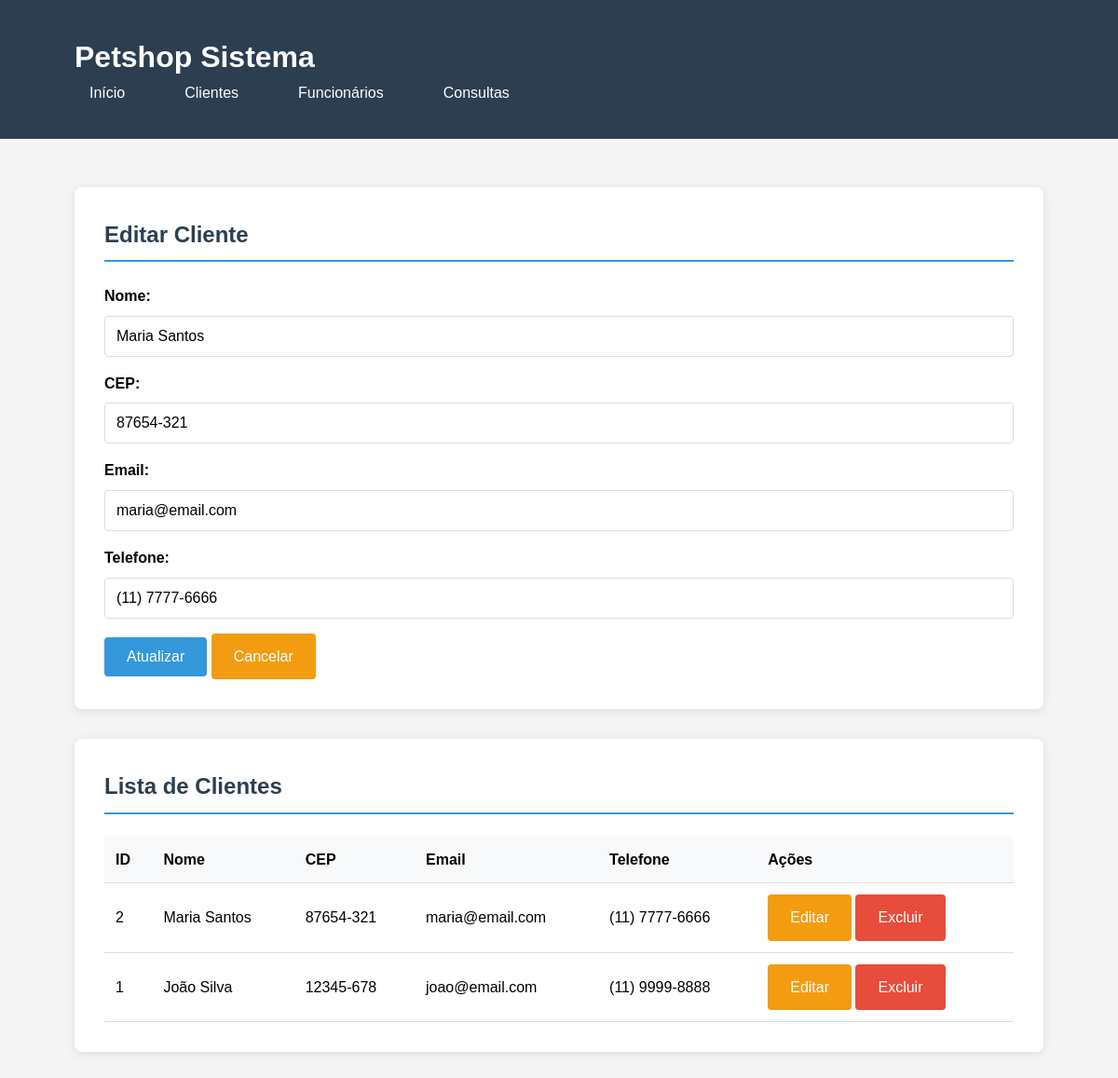
The page /clientes.php?editar=2 on the database its author committed.
### tables this page shows
CREATE TABLE clientes (
    id INT AUTO_INCREMENT PRIMARY KEY,
    nome VARCHAR(100) NOT NULL,
    cep VARCHAR(10) NOT NULL,
    email VARCHAR(100) NOT NULL,
    telefone VARCHAR(20) NOT NULL,
    data_cadastro TIMESTAMP DEFAULT CURRENT_TIMESTAMP
);

### cliente.php (called while the page is built, shortened)
<?php
class Cliente
{
    private $conn;
    private $table_name = "clientes";
    public $id;
    public function __construct($db)
    {
        $this->conn = $db;
    }
    public function ler()
    {
        $query = "SELECT * FROM " . $this->table_name . " ORDER BY id DESC";
        $stmt = $this->conn->prepare($query);
        $stmt->execute();
        return $stmt;
    }
    public function lerUm()
    {
        $query = "SELECT * FROM " . $this->table_name . " WHERE id = ? LIMIT 0,1";
        $stmt = $this->conn->prepare($query);
        $stmt->bindParam(1, $this->id);
        $stmt->execute();
        $row = $stmt->fetch(PDO::FETCH_ASSOC);
        if ($row) {
            $this->nome = $row['nome'];
            $this->cep = $row['cep'];
            $this->email = $row['email'];
            $this->telefone = $row['telefone'];
            return true;
        }
        return false;
    }
}

### clientes.php (the view, shortened to what this page needs)
<?php
include 'cliente.php';
$database = new Database();
$db = $database->getConnection();
$cliente = new Cliente($db);
$cliente_edicao = null;
if (isset($_GET['editar'])) {
    $cliente->id = $_GET['editar'];
    if ($cliente->lerUm()) {
        $cliente_edicao = $cliente;
    }
}
?>
<!DOCTYPE html>
<html lang="pt-br">
<head>
    <link rel="stylesheet" href="style.css">
</head>
<body>
    <div class="header">
        <div class="container">
            <h1>Petshop Sistema</h1>
            <ul class="nav-menu">
                <li><a href="index.php">Início</a></li>
                <li><a href="clientes.php">Clientes</a></li>
                <li><a href="funcionarios.php">Funcionários</a></li>
                <li><a href="consultas.php">Consultas</a></li>
            </ul>
        </div>
    </div>
    <div class="container">
        <div class="card">
            <h2 class="section-title"><?php echo $cliente_edicao ? 'Editar' : 'Cadastrar'; ?> Cliente</h2>
            <form method="POST">
                <div class="form-group">
                    <label>Nome:</label>
                    <input type="text" name="nome" class="form-control"
                        value="<?php echo $cliente_edicao ? $cliente_edicao->nome : ''; ?>" required>
                </div>
                <div class="form-group">
                    <label>CEP:</label>
                    <input type="text" name="cep" class="form-control"
                        value="<?php echo $cliente_edicao ? $cliente_edicao->cep : ''; ?>" required>
                </div>
                <div class="form-group">
                    <label>Email:</label>
                    <input type="email" name="email" class="form-control"
                        value="<?php echo $cliente_edicao ? $cliente_edicao->email : ''; ?>" required>
                </div>
                <div class="form-group">
                    <label>Telefone:</label>
                    <input type="text" name="telefone" class="form-control"
                        value="<?php echo $cliente_edicao ? $cliente_edicao->telefone : ''; ?>" required>
                </div>
                <button type="submit" class="btn btn-primary">
                    <?php echo $cliente_edicao ? 'Atualizar' : 'Cadastrar'; ?>
                </button>
                <?php if ($cliente_edicao): ?>
                    <a href="clientes.php" class="btn btn-warning">Cancelar</a>
                <?php endif; ?>
            </form>
        </div>
        <div class="card">
            <h2 class="section-title">Lista de Clientes</h2>
            <table class="table">
                <thead>
                    <tr>
                        <th>ID</th>
                        <th>Nome</th>
                        <th>CEP</th>
                        <th>Email</th>
                        <th>Telefone</th>
                        <th>Ações</th>
                    </tr>
                </thead>
                <tbody>
                    <?php
                    $stmt = $cliente->ler();
                    if ($stmt->rowCount() > 0) {
                        while ($row = $stmt->fetch(PDO::FETCH_ASSOC)) {
                            extract($row);
                            echo "<tr>";
                            echo "<td>{$id}</td>";
                            echo "<td>{$nome}</td>";
                            echo "<td>{$cep}</td>";
                            echo "<td>{$email}</td>";
                            echo "<td>{$telefone}</td>";
                            echo "<td>";
                            echo "<a href='clientes.php?editar={$id}' class='btn btn-warning'>Editar</a> ";
                            echo "<a href='clientes.php?excluir={$id}' class='btn btn-danger' onclick='return confirmarExclusao()'>Excluir</a>";
                            echo "</td>";
                            echo "</tr>";
                        }
                    } else {
                        echo "<tr><td colspan='6'>Nenhum cliente cadastrado.</td></tr>";
                    }
                    ?>
                </tbody>
            </table>
        </div>
    </div>
</body>
</html>

### style.css (style rules this page uses)
* { margin: 0; padding: 0; box-sizing: border-box; }
body { font-family: 'Arial', sans-serif; background-color: #f4f4f4; line-height: 1.6; }
.container { width: 90%; max-width: 1200px; margin: 0 auto; padding: 20px; }
.header { background: #2c3e50; color: white; padding: 1rem 0; margin-bottom: 2rem; }
.nav-menu { display: flex; list-style: none; gap: 2rem; }
.nav-menu a { color: white; text-decoration: none; padding: 0.5rem 1rem; border-radius: 4px; transition: background 0.3s; }
.card { background: white; border-radius: 8px; padding: 2rem; margin-bottom: 2rem; box-shadow: 0 2px 10px rgba(0,0,0,0.1); }
.form-group { margin-bottom: 1rem; }
.form-group label { display: block; margin-bottom: 0.5rem; font-weight: bold; }
.form-control { width: 100%; padding: 0.75rem; border: 1px solid #ddd; border-radius: 4px; font-size: 1rem; }
.btn { padding: 0.75rem 1.5rem; border: none; border-radius: 4px; cursor: pointer; font-size: 1rem; text-decoration: none; display: inline-block; text-align: center; }
.btn-primary { background: #3498db; color: white; }
.btn-warning { background: #f39c12; color: white; }
.btn-danger { background: #e74c3c; color: white; }
.table { width: 100%; border-collapse: collapse; margin-top: 1rem; }
.table th, .table td { padding: 0.75rem; text-align: left; border-bottom: 1px solid #ddd; }
.table th { background: #f8f9fa; font-weight: bold; }
.section-title { margin-bottom: 1.5rem; color: #2c3e50; border-bottom: 2px solid #3498db; padding-bottom: 0.5rem; }
.table td { vertical-align: middle; }

### rows shown on the page
clientes: nome "Maria Santos", cep "87654-321", email "maria@email.com", telefone "(11) 7777-6666", id "2"
clientes: id "1", nome "João Silva", cep "12345-678", email "joao@email.com", telefone "(11) 9999-8888"
